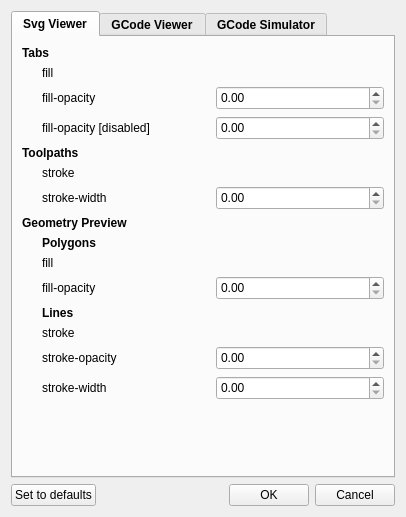
<?xml version="1.0" encoding="UTF-8"?>
<ui version="4.0">
 <class>SettingsDialog</class>
 <widget class="QDialog" name="SettingsDialog">
  <property name="geometry">
   <rect>
    <x>0</x>
    <y>0</y>
    <width>406</width>
    <height>517</height>
   </rect>
  </property>
  <property name="windowTitle">
   <string>Settings</string>
  </property>
  <property name="styleSheet">
   <string notr="true">/*QWidget {
	font-size: 9pt;
}*/

QSpinBox, QDoubleSpinBox {
	padding-top: 1px;
	padding-bottom: 1px;
}

QGroupBox {
	border: none;
	padding-top: 16;
	font-weight: bold;
}</string>
  </property>
  <property name="modal">
   <bool>true</bool>
  </property>
  <layout class="QVBoxLayout" name="verticalLayout">
   <item>
    <widget class="QTabWidget" name="tabWidget">
     <property name="font">
      <font>
       <bold>true</bold>
      </font>
     </property>
     <property name="currentIndex">
      <number>0</number>
     </property>
     <widget class="QWidget" name="TabSvgViewer">
      <attribute name="title">
       <string>Svg Viewer</string>
      </attribute>
      <layout class="QVBoxLayout" name="verticalLayout_2">
       <item>
        <layout class="QHBoxLayout" name="horizontalLayout_Tabs">
         <item>
          <widget class="QLabel" name="Tabs">
           <property name="font">
            <font>
             <bold>true</bold>
            </font>
           </property>
           <property name="text">
            <string>Tabs</string>
           </property>
          </widget>
         </item>
        </layout>
       </item>
       <item>
        <layout class="QGridLayout" name="gridLayout_Tabs">
         <property name="leftMargin">
          <number>20</number>
         </property>
         <item row="0" column="0">
          <widget class="QLabel" name="label_Tabs_fill">
           <property name="minimumSize">
            <size>
             <width>150</width>
             <height>0</height>
            </size>
           </property>
           <property name="text">
            <string>fill</string>
           </property>
          </widget>
         </item>
         <item row="0" column="1">
          <widget class="ColorPicker" name="colorpicker_Tabs_fill" native="true"/>
         </item>
         <item row="1" column="0">
          <widget class="QLabel" name="label_Tabs_fill_opacity">
           <property name="text">
            <string>fill-opacity</string>
           </property>
          </widget>
         </item>
         <item row="1" column="1">
          <widget class="QDoubleSpinBox" name="Tabs_fill_opacity">
           <property name="maximum">
            <double>1.000000000000000</double>
           </property>
           <property name="singleStep">
            <double>0.100000000000000</double>
           </property>
          </widget>
         </item>
         <item row="2" column="0">
          <widget class="QLabel" name="label_Tabs_fill_opacity_disabled">
           <property name="text">
            <string>fill-opacity [disabled]</string>
           </property>
          </widget>
         </item>
         <item row="2" column="1">
          <widget class="QDoubleSpinBox" name="Tabs_fill_opacity_disabled">
           <property name="maximum">
            <double>1.000000000000000</double>
           </property>
           <property name="singleStep">
            <double>0.100000000000000</double>
           </property>
          </widget>
         </item>
        </layout>
       </item>
       <item>
        <layout class="QHBoxLayout" name="horizontalLayout_Toolpaths">
         <item>
          <widget class="QLabel" name="Toolpaths">
           <property name="font">
            <font>
             <bold>true</bold>
            </font>
           </property>
           <property name="text">
            <string>Toolpaths</string>
           </property>
          </widget>
         </item>
        </layout>
       </item>
       <item>
        <layout class="QGridLayout" name="gridLayout_Toolpath">
         <property name="leftMargin">
          <number>20</number>
         </property>
         <item row="1" column="1">
          <widget class="ColorPicker" name="colorpicker_Toolpath_stroke" native="true"/>
         </item>
         <item row="2" column="0">
          <widget class="QLabel" name="label_fill_opacity">
           <property name="text">
            <string>stroke-width</string>
           </property>
          </widget>
         </item>
         <item row="1" column="0">
          <widget class="QLabel" name="label_fill">
           <property name="minimumSize">
            <size>
             <width>150</width>
             <height>0</height>
            </size>
           </property>
           <property name="text">
            <string>stroke</string>
           </property>
          </widget>
         </item>
         <item row="2" column="1">
          <widget class="QDoubleSpinBox" name="Toolpath_stroke_width"/>
         </item>
        </layout>
       </item>
       <item>
        <layout class="QHBoxLayout" name="horizontalLayout_GeometryPreview">
         <item>
          <widget class="QLabel" name="GeometryPreview">
           <property name="font">
            <font>
             <bold>true</bold>
            </font>
           </property>
           <property name="text">
            <string>Geometry Preview</string>
           </property>
          </widget>
         </item>
        </layout>
       </item>
       <item>
        <layout class="QGridLayout" name="gridLayout_GeometryPreview">
         <property name="leftMargin">
          <number>20</number>
         </property>
         <item row="5" column="1">
          <widget class="QDoubleSpinBox" name="GeometryPreview_stroke_opacity">
           <property name="decimals">
            <number>2</number>
           </property>
           <property name="maximum">
            <double>1.000000000000000</double>
           </property>
           <property name="singleStep">
            <double>0.100000000000000</double>
           </property>
          </widget>
         </item>
         <item row="2" column="1">
          <widget class="QDoubleSpinBox" name="GeometryPreview_fill_opacity">
           <property name="decimals">
            <number>2</number>
           </property>
           <property name="maximum">
            <double>1.000000000000000</double>
           </property>
           <property name="singleStep">
            <double>0.100000000000000</double>
           </property>
          </widget>
         </item>
         <item row="1" column="1">
          <widget class="ColorPicker" name="colorpicker_GeometryPreview_fill" native="true"/>
         </item>
         <item row="0" column="0">
          <widget class="QLabel" name="label">
           <property name="font">
            <font>
             <bold>true</bold>
            </font>
           </property>
           <property name="text">
            <string>Polygons</string>
           </property>
          </widget>
         </item>
         <item row="4" column="0">
          <widget class="QLabel" name="label_GeometryPreview_stroke">
           <property name="minimumSize">
            <size>
             <width>150</width>
             <height>0</height>
            </size>
           </property>
           <property name="text">
            <string>stroke</string>
           </property>
          </widget>
         </item>
         <item row="5" column="0">
          <widget class="QLabel" name="label_GeometryPreview_stroke_opacity">
           <property name="text">
            <string>stroke-opacity</string>
           </property>
          </widget>
         </item>
         <item row="3" column="0">
          <widget class="QLabel" name="label_2">
           <property name="font">
            <font>
             <bold>true</bold>
            </font>
           </property>
           <property name="text">
            <string>Lines</string>
           </property>
          </widget>
         </item>
         <item row="1" column="0">
          <widget class="QLabel" name="label_GeometryPreview_fill">
           <property name="minimumSize">
            <size>
             <width>150</width>
             <height>0</height>
            </size>
           </property>
           <property name="text">
            <string>fill</string>
           </property>
          </widget>
         </item>
         <item row="2" column="0">
          <widget class="QLabel" name="label_GeometryPreview_fill_opacity">
           <property name="text">
            <string>fill-opacity</string>
           </property>
          </widget>
         </item>
         <item row="4" column="1">
          <widget class="ColorPicker" name="colorpicker_GeometryPreview_stroke" native="true"/>
         </item>
         <item row="6" column="0">
          <widget class="QLabel" name="label_GeometryPreview_stroke_width">
           <property name="text">
            <string>stroke-width</string>
           </property>
          </widget>
         </item>
         <item row="6" column="1">
          <widget class="QDoubleSpinBox" name="GeometryPreview_stroke_width"/>
         </item>
        </layout>
       </item>
       <item>
        <spacer name="verticalSpacer_2">
         <property name="orientation">
          <enum>Qt::Vertical</enum>
         </property>
         <property name="sizeHint" stdset="0">
          <size>
           <width>20</width>
           <height>40</height>
          </size>
         </property>
        </spacer>
       </item>
      </layout>
     </widget>
     <widget class="QWidget" name="TabGCodeViewer">
      <attribute name="title">
       <string>GCode Viewer</string>
      </attribute>
      <layout class="QVBoxLayout" name="verticalLayout_3">
       <item>
        <layout class="QHBoxLayout" name="horizontalLayout_GCodeViewer_LineWidth">
         <property name="bottomMargin">
          <number>0</number>
         </property>
         <item>
          <widget class="QLabel" name="label_GCODEVIEWER_linewidth">
           <property name="minimumSize">
            <size>
             <width>150</width>
             <height>0</height>
            </size>
           </property>
           <property name="text">
            <string>Line Width</string>
           </property>
          </widget>
         </item>
         <item>
          <widget class="QDoubleSpinBox" name="GCODEVIEWER_linewidth">
           <property name="decimals">
            <number>1</number>
           </property>
           <property name="singleStep">
            <double>0.100000000000000</double>
           </property>
          </widget>
         </item>
        </layout>
       </item>
       <item>
        <spacer name="verticalSpacer">
         <property name="orientation">
          <enum>Qt::Vertical</enum>
         </property>
         <property name="sizeHint" stdset="0">
          <size>
           <width>20</width>
           <height>40</height>
          </size>
         </property>
        </spacer>
       </item>
      </layout>
     </widget>
     <widget class="QWidget" name="TabGCodeSimulator">
      <attribute name="title">
       <string>GCode Simulator</string>
      </attribute>
      <layout class="QVBoxLayout" name="verticalLayout_5">
       <item>
        <layout class="QHBoxLayout" name="horizontalLayout_2">
         <item>
          <widget class="QLabel" name="label_3">
           <property name="text">
            <string>OpenGL FrameBuffer Size</string>
           </property>
          </widget>
         </item>
         <item>
          <spacer name="horizontalSpacer_2">
           <property name="orientation">
            <enum>Qt::Horizontal</enum>
           </property>
           <property name="sizeHint" stdset="0">
            <size>
             <width>40</width>
             <height>20</height>
            </size>
           </property>
          </spacer>
         </item>
         <item>
          <layout class="QHBoxLayout" name="horizontalLayout">
           <item>
            <widget class="QRadioButton" name="radioButton_GCODE_SIMULATOR_FB_1">
             <property name="text">
              <string>Standard</string>
             </property>
            </widget>
           </item>
           <item>
            <widget class="QRadioButton" name="radioButton_GCODE_SIMULATOR_FB_2">
             <property name="text">
              <string>Double</string>
             </property>
             <property name="checked">
              <bool>true</bool>
             </property>
            </widget>
           </item>
          </layout>
         </item>
        </layout>
       </item>
       <item>
        <spacer name="verticalSpacer_3">
         <property name="orientation">
          <enum>Qt::Vertical</enum>
         </property>
         <property name="sizeHint" stdset="0">
          <size>
           <width>20</width>
           <height>40</height>
          </size>
         </property>
        </spacer>
       </item>
      </layout>
     </widget>
    </widget>
   </item>
   <item>
    <layout class="QHBoxLayout" name="horizontalLayout_Buttons">
     <item>
      <widget class="QPushButton" name="cmdDefaults">
       <property name="text">
        <string>Set to defaults</string>
       </property>
       <property name="autoDefault">
        <bool>false</bool>
       </property>
      </widget>
     </item>
     <item>
      <spacer name="horizontalSpacer">
       <property name="orientation">
        <enum>Qt::Horizontal</enum>
       </property>
       <property name="sizeHint" stdset="0">
        <size>
         <width>40</width>
         <height>20</height>
        </size>
       </property>
      </spacer>
     </item>
     <item>
      <widget class="QPushButton" name="cmdOK">
       <property name="text">
        <string>OK</string>
       </property>
       <property name="autoDefault">
        <bool>false</bool>
       </property>
      </widget>
     </item>
     <item>
      <widget class="QPushButton" name="cmdCancel">
       <property name="text">
        <string>Cancel</string>
       </property>
       <property name="autoDefault">
        <bool>false</bool>
       </property>
      </widget>
     </item>
    </layout>
   </item>
  </layout>
 </widget>
 <customwidgets>
  <customwidget>
   <class>ColorPicker</class>
   <extends>QWidget</extends>
   <header location="global">colorpicker.h</header>
   <container>1</container>
  </customwidget>
 </customwidgets>
 <resources/>
 <connections/>
</ui>
